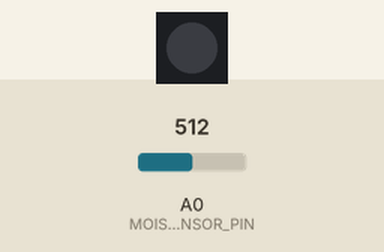
Recording of a sketch running on a simulated Arduino Uno, built with avr-gcc and run on an emulated ATmega328P. Shown: 1 RGB LEDs in strip order, left to right. The inputs (shaded band) are chosen by the test bench; at power-on: A0 (MOISTURE_SENSOR_PIN) = 512.

Above: at 4.8 s.
4.9 s: A0 (MOISTURE_SENSOR_PIN) set to 408
6.5 s: A0 (MOISTURE_SENSOR_PIN) set to 383
At 8.2 s:
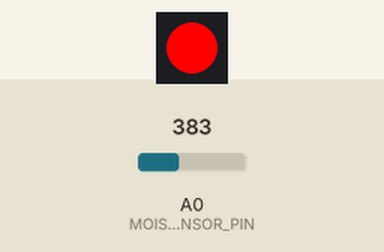
8.5 s: A0 (MOISTURE_SENSOR_PIN) set to 410
At 10.2 s:
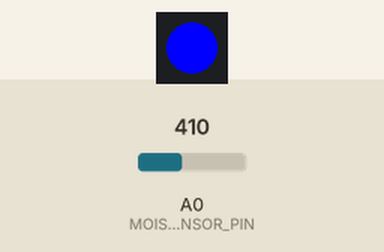
10.5 s: A0 (MOISTURE_SENSOR_PIN) set to 390
At 13.5 s:
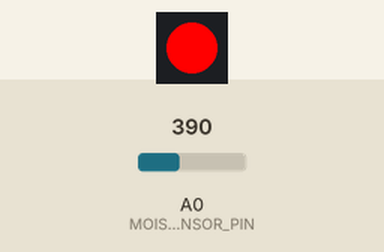
Timing chart, 0 to 15.0 s (numbered marks = the images above; inputs shaded):
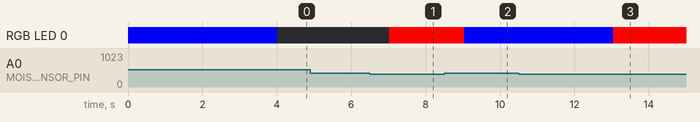

The sketch:

plant_care.ino
```cpp
#include <ChainableLED.h>

constexpr uint8_t NUM_LEDS            = 1;
constexpr uint8_t LED_CLOCK_PIN       = 7;
constexpr uint8_t LED_DATA_PIN        = 8;
constexpr uint8_t MOISTURE_SENSOR_PIN = A0;
constexpr uint8_t LED_INDEX           = NUM_LEDS - 1;

constexpr uint16_t DRY_THRESHOLD          = 400;
constexpr uint16_t WET_NOTIFY_DURATION_MS = 3000;
constexpr uint16_t LOOP_INTERVAL_MS       = 1000;
constexpr uint32_t SERIAL_BAUD_RATE       = 9600;

struct Color {
  uint8_t red;
  uint8_t green;
  uint8_t blue;
};

constexpr Color COLOR_OFF  = {0,   0,   0};
constexpr Color COLOR_RED  = {255, 0,   0};
constexpr Color COLOR_BLUE = {0,   0,   255};

ChainableLED leds(LED_CLOCK_PIN, LED_DATA_PIN, NUM_LEDS);

void setLedColor(const Color& color) {
  leds.setColorRGB(LED_INDEX, color.red, color.green, color.blue);
}

void setup() {
  Serial.begin(SERIAL_BAUD_RATE);
}

void loop() {
  static bool isDry = true;

  const uint16_t moistureValue = analogRead(MOISTURE_SENSOR_PIN);

  if (moistureValue < DRY_THRESHOLD) {
    setLedColor(COLOR_RED);
    isDry = true;
  } else if (isDry) {
    // 乾燥→湿潤への遷移をユーザに知らせるため3秒間青色を発光
    setLedColor(COLOR_BLUE);
    delay(WET_NOTIFY_DURATION_MS);
    isDry = false;
  } else {
    setLedColor(COLOR_OFF);
  }

  delay(LOOP_INTERVAL_MS);
}
```

Measured:
- the behaviour switches between 400 and 399 on A0 (MOISTURE_SENSOR_PIN) (found by bisection; images 0 and 1)
- after the input at 4.9 s, every drawn part: stays the same
- after the input at 6.5 s, RGB LED 0: off → RGB(255, 0, 0) after 0.53 s
- after the input at 8.5 s, RGB LED 0: RGB(255, 0, 0) → RGB(0, 0, 255) after 0.54 s
